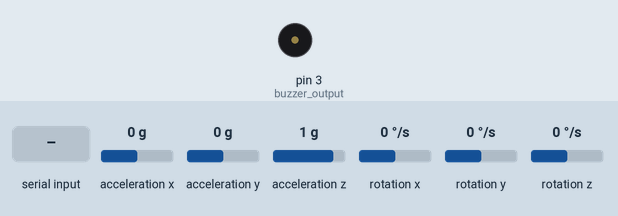
Recording of a sketch running on a simulated Arduino Uno, built with avr-gcc and run on an emulated ATmega328P. Parts: buzzer (waves = sounding). Inputs (shaded band) come from the test bench; at power-on: acceleration y 0 g, acceleration x 0 g, acceleration z 1 g, rotation x 0 °/s, rotation y 0 °/s, rotation z 0 °/s. What the sketch prints to the serial monitor is not drawn.

Above: at 4.2 s.
4.3 s: "1" received over Serial
5.9 s: acceleration y set to -1.4 g
7.8 s: acceleration y set to 1.4 g
Timing chart, 0 to 10.8 s (numbered marks = the images above; inputs shaded):
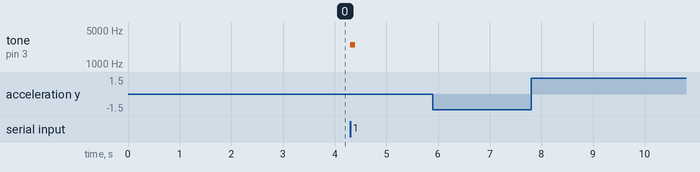

Measured:
- after the input at 4.3 s, tone on pin 3 (buzzer_output): silent → 2500 Hz at once, → silent 0.10 s later
- after the input at 5.9 s, every drawn part: stays the same
- after the input at 7.8 s, every drawn part: stays the same

The sketch:

lab2_MPU-6050.ino
```cpp
// <MPU6050_tockn.h> library gotten from Arduino site, used for getting the angles
// for the gyroscope (only X and Y needed), references found for this library here:
// https://www.arduino.cc/reference/en/libraries/mpu6050_tockn/
// https://github.com/tockn/MPU6050_tockn
#include <MPU6050_tockn.h>

// <Wire.h> library used from the example provided by Elegoo for the MPU-6050
#include <Wire.h>
MPU6050 mpu(Wire);

// digital pin output for the buzzer when an apple is eaten, used in joystick program
// as well

const int buzzer_output = 3;
int noise = 0;

void setup() {
    pinMode(buzzer_output, OUTPUT);
    Serial.begin(9600);
    Wire.begin();
    mpu.begin();
    mpu.calcGyroOffsets(true);

}

void loop() {

  mpu.update();

// Buzzer for when an apple gets eaten, if the pin reads a 1, then a noise will output
// from the buzzer

if (Serial.available() > 0) {
    noise = Serial.read();

    if (noise == '1'){
      tone(buzzer_output, 2500);
      delay(100);
      noTone(buzzer_output);
    }
}

// Serial prints used for sending "w" "a" "s" "d"

// Used for Replacement for "W" Key
if (mpu.getGyroAngleX() < -50 && mpu.getGyroAngleY() < 20) {
    Serial.println('w');
    delay(100);
  }
  // Used for Replacement for "S" Key
  else if (mpu.getGyroAngleX() > 50) {
      Serial.println('s');
      delay(100);
    }
  // Used for Replacement for "A" Key
  else if (mpu.getGyroAngleY() < -60) {
      Serial.println('a');
      delay(100);
    }
  // Used for Replacement for "D" Key
  else if (mpu.getGyroAngleY() > 60) {
      Serial.println('d');
      delay(100);
    }

}
```
